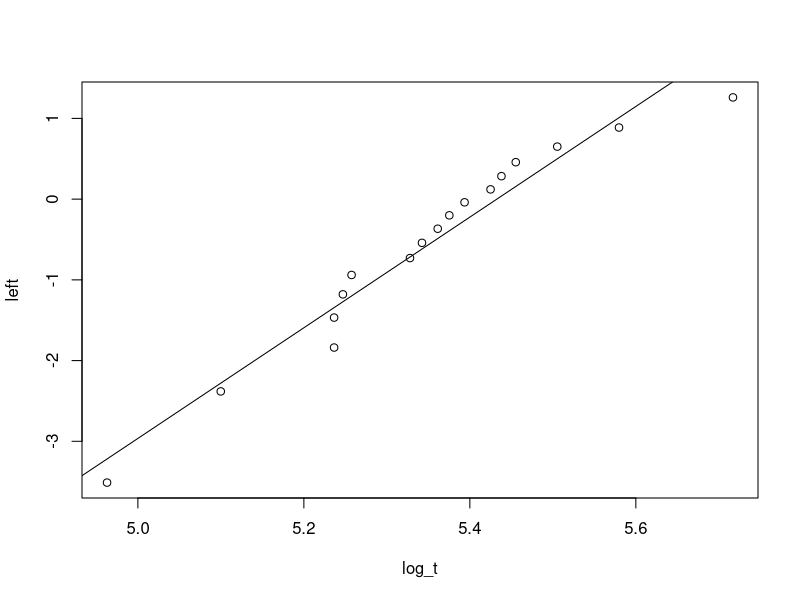

This figure's R source:
## ---- chunk 1
knitr::opts_chunk$set(echo = TRUE)
## ---- chunk 2
data <- c(143,164,188,188,190,192,206,209,213,216,220,227,230,234,246,265,304)
data <- data[order(data)]
st <- c()
for (i in 1:length(data)){
        st_this <- 1 - (i-0.5)/length(data)
        st <- c(st,st_this)
}
st

left <- log(-log(st))
log_t <- log(data)
log_t
## ---- chunk 3
plot(x=log_t,y=left)
m <- lm(left~log_t)
abline(m)
## ---- chunk 4
m
